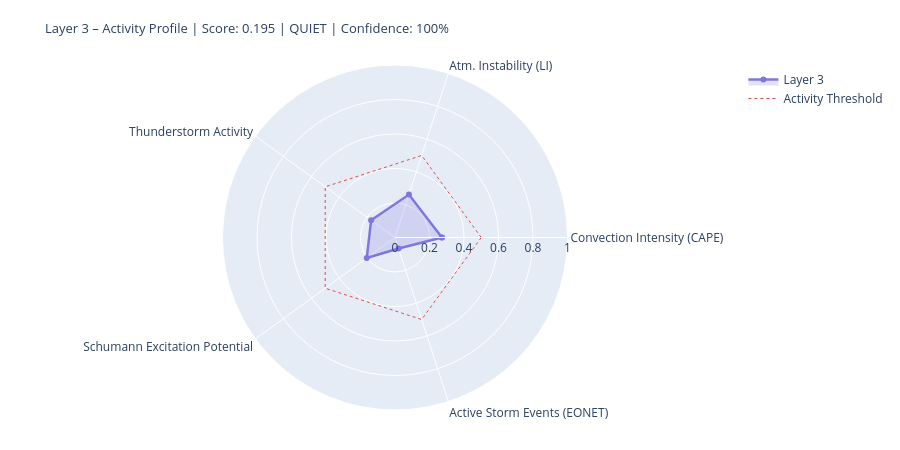

This figure's notebook cell:
### Markdown cell above
---
## 4. State Assessment & Handoff to Layer 4/5

### Code cell
# ============================================================
# LAYER-3-SCORE
# Five dynamic components
# ============================================================

def norm(v, lo, hi):
    if v is None or (isinstance(v, float) and math.isnan(v)): return None
    return round(max(0.0, min(1.0, (v - lo) / (hi - lo))), 4)

# --- 1) Convection intensity (global CAPE mean) ---
cape_mean = df_atm['cape'].dropna().mean() if not df_atm.empty else None
conv_score = norm(cape_mean, 0, 3000)
conv_src   = 'primary' if cape_mean is not None else 'missing'

# --- 2) Atmospheric instability (LI mean) ---
li_mean   = df_atm['li'].dropna().mean() if not df_atm.empty else None
# Negative LI = unstable → higher score
instab_score = norm(-li_mean if li_mean is not None else None, -6, 6)
instab_src   = 'primary' if li_mean is not None else 'missing'

# --- 3) Thunderstorm activity (mean thunder score + WMO count) ---
thunder_mean = df_atm['thunder_score'].mean() if not df_atm.empty else None
n_thunder    = int(df_atm['thunderstorm'].sum()) if not df_atm.empty else 0
thunder_score_val = norm(
    (thunder_mean or 0) * 0.7 + n_thunder * 0.1, 0, 1.0
) if thunder_mean is not None else None
thunder_src = 'primary'

# --- 4) Schumann excitation potential (weighted Schumann contribution) ---
schumann_pot = df_atm['schumann_contribution'].mean() if not df_atm.empty else None
# Boosted by Layer-2 thunderstorm trigger
if schumann_pot is not None and l2_thunder:
    schumann_pot = min(1.0, schumann_pot * 1.2)
schumann_score = norm(schumann_pot, 0, 1.0) if schumann_pot is not None else None
schumann_src   = 'derived'

# --- 5) Storm activity (NASA EONET) ---
# Distinction: None = data not loaded, 0.0 = loaded but no events
storm_score = None
storm_src   = 'missing'
if raw.get('storms') is not None:          # API reached successfully
    storm_score = norm(len(storm_events), 0, 30) if storm_events else 0.0
    storm_src   = 'primary'

# X-Ray and Kp: context only, not in dynamic score
# (X-Ray = Layer-0/4 driver; Kp = geomagnetic index, not a lightning proxy)
xray_context = None
if raw.get('xray'):
    df_xc = pd.DataFrame(raw['xray'])
    fc = next((c for c in df_xc.columns
               if any(k in c.lower() for k in ['flux','long']) and 'time' not in c.lower()),
              df_xc.columns[1])
    df_xc[fc] = pd.to_numeric(df_xc[fc], errors='coerce')
    xray_last = df_xc[fc].dropna().iloc[-1] if not df_xc[fc].dropna().empty else None
    if xray_last:
        xray_class = ('X' if xray_last>=1e-4 else 'M' if xray_last>=1e-5
                      else 'C' if xray_last>=1e-6 else 'B')
        xray_context = {'flux': float(xray_last), 'class': xray_class}
        print(f'X-Ray context: {xray_class}-class ({xray_last:.2e} W/m²)')

# --- Aggregate ---
COMPONENTS = {
    'Convection Intensity (CAPE)':  {'score': conv_score,       'source': conv_src,    'dynamic': True},
    'Atm. Instability (LI)':         {'score': instab_score,     'source': instab_src,  'dynamic': True},
    'Thunderstorm Activity':              {'score': thunder_score_val, 'source': thunder_src, 'dynamic': True},
    'Schumann Excitation Potential':   {'score': schumann_score,   'source': schumann_src,'dynamic': True},
    'Active Storm Events (EONET)': {'score': storm_score,      'source': storm_src,   'dynamic': True},
}

available   = {k: v['score'] for k, v in COMPONENTS.items() if v['score'] is not None}
unavailable = [k for k, v in COMPONENTS.items() if v['score'] is None]
layer3_score = round(sum(available.values()) / len(available), 4) if available else None
confidence   = round(len(available) / len(COMPONENTS), 2)
level = ('unknown' if layer3_score is None
         else 'quiet'   if layer3_score < 0.3
         else 'moderate' if layer3_score < 0.6
         else 'active')
dominant_l3 = max(available, key=available.get) if available else 'none'

# --- Ausgabe ---
W = 68
print('=' * W)
print('LAYER 3 – ATMOSPHERE / WEATHER / THUNDERSTORMS – STATE ASSESSMENT')
print('=' * W)
for name, comp in COMPONENTS.items():
    s = comp['score']
    if s is not None:
        bar = '█' * int(s * 20) + '░' * (20 - int(s * 20))
        print(f'  {name:<36} {bar}  {s:.3f}  [{comp["source"]}]')
    else:
        print(f'  {name:<36} {"─" * 20}  n/a   [missing]')
print('-' * W)
print(f'  Score:        {layer3_score:.3f}  ({len(available)}/{len(COMPONENTS)} components)')
print(f'  Confidence:   {confidence:.0%}')
print(f'  Level:        {level.upper()}')
print(f'  Dominant:     {dominant_l3}')
print(f'  CAPE mean:    {cape_mean:.0f} J/kg' if cape_mean else '  CAPE mean:    n/a')
print(f'  LI mean:      {li_mean:.1f} K' if li_mean is not None else '  LI mean:      n/a')
print(f'  Thunderstorms:{n_thunder} points (WMO)  +  {len(storm_events)} NASA EONET')
print('=' * W)

# Radar
cats   = list(available.keys())
vals_r = list(available.values())
if len(cats) >= 3:
    fig = go.Figure()
    fig.add_trace(go.Scatterpolar(
        r=vals_r + [vals_r[0]], theta=cats + [cats[0]],
        fill='toself', fillcolor='rgba(127,119,221,0.22)',
        line=dict(color='#7F77DD', width=2.5), name='Layer 3'
    ))
    fig.add_trace(go.Scatterpolar(
        r=[0.5] * (len(cats)+1), theta=cats + [cats[0]],
        line=dict(color='#E24B4A', dash='dot', width=1),
        mode='lines', name='Activity Threshold'
    ))
    fig.update_layout(
        title=dict(
            text=f'Layer 3 – Activity Profile | Score: {layer3_score:.3f} | {level.upper()} | Confidence: {confidence:.0%}',
            font=dict(size=13)
        ),
        polar=dict(radialaxis=dict(visible=True, range=[0, 1])),
        height=450, showlegend=True,
        margin=dict(l=60, r=60, t=65, b=40)
    )
    fig.show()

### Figure 1 — Plotly figure (JSON) as saved in the notebook; plotly's stock layout.template omitted (floating-point values rounded to 4 significant figures)
{"data": [{"fill": "toself", "fillcolor": "rgba(127,119,221,0.22)", "line": {"color": "#7F77DD", "width": 2.5}, "name": "Layer 3", "r": [0.272, 0.2617, 0.1711, 0.2024, 0.0667, 0.272], "theta": ["Convection Intensity (CAPE)", "Atm. Instability (LI)", "Thunderstorm Activity", "Schumann Excitation Potential", "Active Storm Events (EONET)", "Convection Intensity (CAPE)"], "type": "scatterpolar"}, {"line": {"color": "#E24B4A", "dash": "dot", "width": 1}, "mode": "lines", "name": "Activity Threshold", "r": [0.5, 0.5, 0.5, 0.5, 0.5, 0.5], "theta": ["Convection Intensity (CAPE)", "Atm. Instability (LI)", "Thunderstorm Activity", "Schumann Excitation Potential", "Active Storm Events (EONET)", "Convection Intensity (CAPE)"], "type": "scatterpolar"}], "layout": {"height": 450, "margin": {"b": 40, "l": 60, "r": 60, "t": 65}, "polar": {"radialaxis": {"range": [0, 1], "visible": true}}, "showlegend": true, "title": {"font": {"size": 13}, "text": "Layer 3 – Activity Profile | Score: 0.195 | QUIET | Confidence: 100%"}}}
